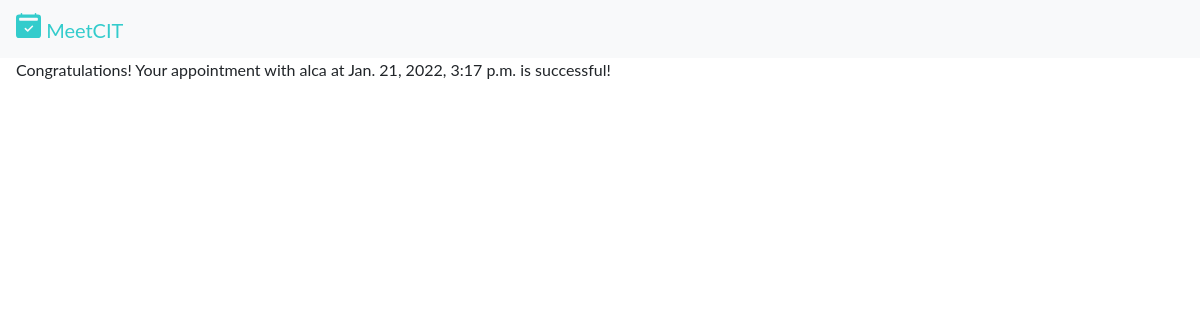
The page /booksuccess/2/ (signed in) on the database as committed earlier.
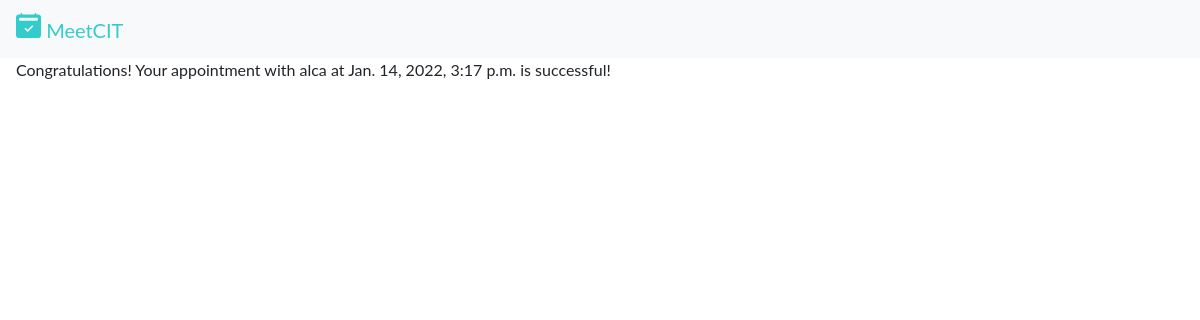
The same page on the database as committed later.
### cal/models.py (models this page shows, shortened)
class Event(models.Model):
    mentor = models.CharField(max_length=200)
    zoom_link = models.TextField()
    start_time = models.DateTimeField('start time')
    end_time = models.DateTimeField('end time')
    available = models.BooleanField(default=True)
    class Meta:
        permissions = (
            ('can_edit', 'Can edit the event'),
            ('cannot_book', 'Cannot book the event')
        )

### cal/views.py (the view)
@login_required
def booksucess(request, event_id):
    instance = get_object_or_404(Event, pk=event_id)
    instance.available = False
    context = {
        'event_id': instance.pk,
        'mentor': instance.mentor,
        'zoom_link': instance.zoom_link,
        'start_time': instance.start_time,
        'end_time': instance.end_time,
        'is_available': instance.is_available
    }
    return render(request, 'cal/booksuccess.html', context)

### cal/templates/cal/booksuccess.html
{% extends 'cal/base.html' %}
{% block content %}
<div class='ml-3'>
    <p>
        Congratulations!
        Your appointment with {{ mentor }} at {{ start_time }} is successful!
    </p>
</div>
{% endblock %}

### cal/templates/cal/base.html (shortened to what this page needs)
{% load static %}
<!DOCTYPE html>
<html lang="en">
<head>
  <link rel="stylesheet" href="https://maxcdn.bootstrapcdn.com/bootstrap/4.0.0/css/bootstrap.min.css"
 />
  <link rel="stylesheet" href="https://use.fontawesome.com/releases/v5.0.10/css/all.css"
 />
  <link rel="stylesheet" type="text/css" href="{% static 'cal/css/styles.css' %}" />
</head>
<body>
  <nav class="navbar navbar-light bg-light">
    <a class="navbar-brand" href="{% url 'cal:homepage' %}" style="color:#33CCCC">
      MeetCIT
    </a>
  </nav>
  {% block content %} {% endblock %}
</body>
</html>

### cal/static/cal/css/styles.css (style rules this page uses)
body { font-family: "ptsans", "Lato", "Helvetica Neue", Helvetica, Arial, sans-serif; }
a { color: #17a2b8; }

Rows that differ between the two databases and show on the page:
changed Event "alca": start_time "Jan. 21, 2022, 3:17 p.m." → "Jan. 14, 2022, 3:17 p.m."
